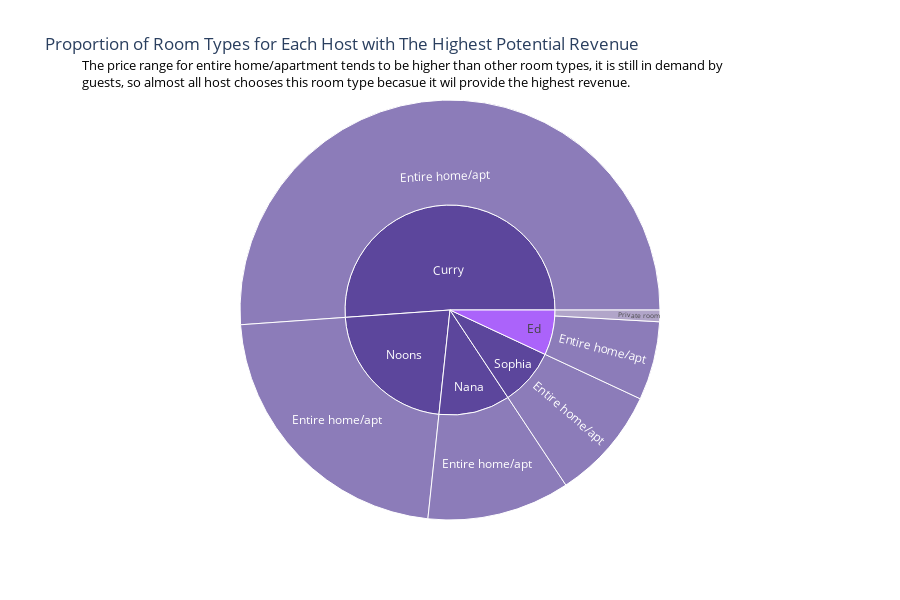

The cell this chart's notebook holds for it:
### Code cell
# Chart proporsi kamar untuk Host dengan Potensial Tertinggi 

color_map = {'Private room': '#917FB3', 'Shared room': '#E5BEEC', 'Entire home/apt': '#5C469C'}
fig=px.sunburst(df[df['host_id'].isin(list_host_id)],color_discrete_map=color_map,path=['host_name','room_type'],color='room_type', title=f'Proportion of Room Types for Each Host with The Highest Potential Revenue')

fig.update_layout(
    plot_bgcolor='black',  
    paper_bgcolor='white' 
)

fig.update_layout(
    width=900,  
    height=600 
)

fig.add_annotation(
    text='The price range for entire home/apartment tends to be higher than other room types, it is still in demand by     ',
    x=0,
    y=1.11,
    showarrow=False,
    font=dict(size=13, color='black'),
)
fig.add_annotation(
    text='guests, so almost all host chooses this room type becasue it wil provide the highest revenue.',
    x=0,
    y=1.07,
    showarrow=False,
    font=dict(size=13, color='black'),
)

fig.show()

### Figure 1 — Plotly figure (JSON) as saved in the notebook; plotly's stock layout.template omitted (floating-point values rounded to 4 significant figures)
{"data": [{"branchvalues": "total", "customdata": [["Entire home/apt"], ["Entire home/apt"], ["Entire home/apt"], ["Entire home/apt"], ["Entire home/apt"], ["Private room"], ["Entire home/apt"], ["(?)"], ["Entire home/apt"], ["Entire home/apt"], ["Entire home/apt"]], "domain": {"x": [0, 1], "y": [0, 1]}, "hovertemplate": "labels=%{label}<br>count=%{value}<br>parent=%{parent}<br>id=%{id}<br>room_type=%{customdata[0]}<extra></extra>", "ids": ["Curry/Entire home/apt", "Ed/Entire home/apt", "Nana/Entire home/apt", "Noons/Entire home/apt", "Sophia/Entire home/apt", "Ed/Private room", "Curry", "Ed", "Nana", "Noons", "Sophia"], "labels": ["Entire home/apt", "Entire home/apt", "Entire home/apt", "Entire home/apt", "Entire home/apt", "Private room", "Curry", "Ed", "Nana", "Noons", "Sophia"], "marker": {"colors": ["#5C469C", "#5C469C", "#5C469C", "#5C469C", "#5C469C", "#917FB3", "#5C469C", "#ab63fa", "#5C469C", "#5C469C", "#5C469C"]}, "name": "", "parents": ["Curry", "Ed", "Nana", "Noons", "Sophia", "Ed", "", "", "", "", ""], "type": "sunburst", "values": [228, 27, 49, 99, 39, 4, 228, 31, 49, 99, 39]}], "layout": {"annotations": [{"font": {"color": "black", "size": 13}, "showarrow": false, "text": "The price range for entire home/apartment tends to be higher than other room types, it is still in demand by     ", "x": 0, "y": 1.11}, {"font": {"color": "black", "size": 13}, "showarrow": false, "text": "guests, so almost all host chooses this room type becasue it wil provide the highest revenue.", "x": 0, "y": 1.07}], "height": 600, "legend": {"tracegroupgap": 0}, "paper_bgcolor": "white", "plot_bgcolor": "black", "title": {"text": "Proportion of Room Types for Each Host with The Highest Potential Revenue"}, "width": 900}}
